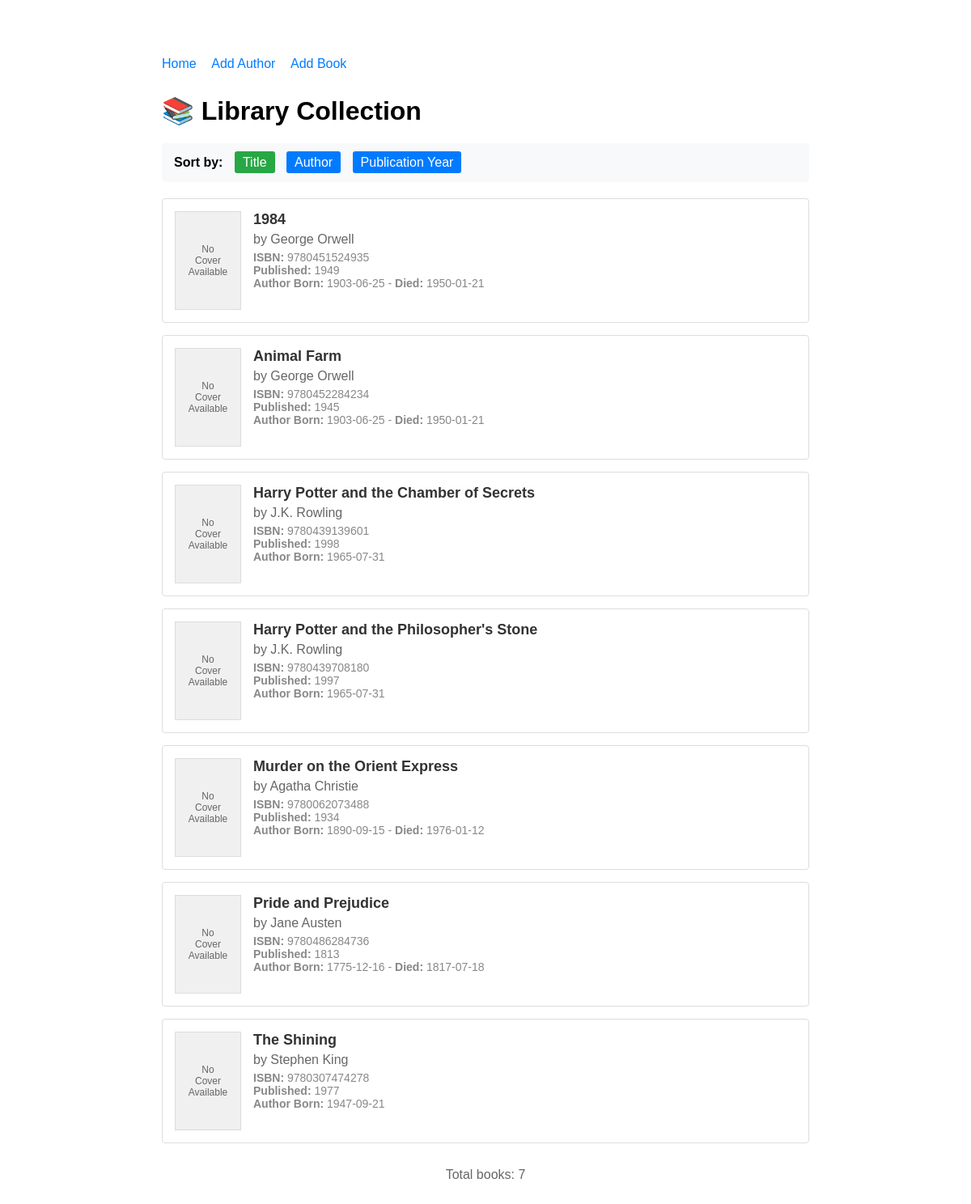
The page / on the database its author committed.
### data_models.py (models this page shows, shortened)
class Book(db.Model):
    id = db.Column(db.Integer, primary_key=True, autoincrement=True)
    isbn = db.Column(db.String(20), unique=True, nullable=False)
    title = db.Column(db.String(200), nullable=False)
    publication_year = db.Column(db.Integer)
    author_id = db.Column(db.Integer, db.ForeignKey('author.id'), nullable=False)

class Author(db.Model):
    id = db.Column(db.Integer, primary_key=True, autoincrement=True)
    name = db.Column(db.String(100), nullable=False)
    birth_date = db.Column(db.Date)
    date_of_death = db.Column(db.Date)
    books = db.relationship('Book', backref='author', lazy=True)

### app.py (the view)
@app.route('/')
def home():
    sort_by = request.args.get('sort', 'title')  # Default sort by title
    if sort_by == 'author':
        books = Book.query.join(Author).order_by(Author.name).all()
    elif sort_by == 'year':
        books = Book.query.order_by(Book.publication_year.desc()).all()
    else:  # default to title
        books = Book.query.order_by(Book.title).all()
    return render_template('home.html', books=books, current_sort=sort_by)

### templates/home.html (shortened to what this page needs)
<!DOCTYPE html>
<html lang="en">
<head>
</head>
<body>
    <div class="nav">
        <a href="/">Home</a>
        <a href="/add_author">Add Author</a>
        <a href="/add_book">Add Book</a>
    </div>
    <h1>📚 Library Collection</h1>
    <div class="sort-controls">
        <label>Sort by:</label>
        <a href="/?sort=title" class="{% if current_sort == 'title' %}active{% endif %}">Title</a>
        <a href="/?sort=author" class="{% if current_sort == 'author' %}active{% endif %}">Author</a>
        <a href="/?sort=year" class="{% if current_sort == 'year' %}active{% endif %}">Publication Year</a>
    </div>
    {% if books %}
        <div class="book-list">
            {% for book in books %}
            <div class="book-item">
                <div class="book-cover">
                </div>
                <div class="book-details">
                    <div class="book-title">{{ book.title }}</div>
                    <div class="book-author">by {{ book.author.name }}</div>
                    <div class="book-info">
                        <strong>ISBN:</strong> {{ book.isbn }}<br>
                        {% if book.publication_year %}
                            <strong>Published:</strong> {{ book.publication_year }}<br>
                        {% endif %}
                        {% if book.author.birth_date %}
                            <strong>Author Born:</strong> {{ book.author.birth_date.strftime('%Y-%m-%d') }}
                            {% if book.author.date_of_death %}
                                - <strong>Died:</strong> {{ book.author.date_of_death.strftime('%Y-%m-%d') }}
                            {% endif %}
                        {% endif %}
                    </div>
                </div>
            </div>
            {% endfor %}
        </div>
    {% else %}
        <div class="no-books">
            <h3>No books in the library yet!</h3>
            <p>Start by <a href="/add_author">adding an author</a> and then <a href="/add_book">add some books</a>.</p>
        </div>
    {% endif %}
    <div style="margin-top: 30px; text-align: center; color: #666;">
        <p>Total books: {{ books|length }}</p>
    </div>
</body>
</html>

### templates/home.html (style rules this page uses)
body { font-family: Arial, sans-serif; max-width: 800px; margin: 50px auto; padding: 20px; }
.nav { margin-bottom: 30px; }
.nav a { margin-right: 15px; text-decoration: none; color: #007bff; }
.sort-controls { margin-bottom: 20px; padding: 15px; background-color: #f8f9fa; border-radius: 4px; }
.sort-controls label { margin-right: 10px; font-weight: bold; }
.sort-controls a { margin-right: 10px; padding: 5px 10px; background-color: #007bff; color: white; text-decoration: none; border-radius: 3px; }
.sort-controls a.active { background-color: #28a745; }
.book-item { border: 1px solid #ddd; margin-bottom: 15px; padding: 15px; border-radius: 4px; display: flex; align-items: flex-start; }
.book-cover { width: 80px; height: 120px; margin-right: 15px; background-color: #f0f0f0; border: 1px solid #ddd; display: flex; align-items: center; justify-content: center; color: #666; font-size: 12px; text-align: center; }
.book-details { flex-grow: 1; }
.book-title { font-size: 18px; font-weight: bold; margin-bottom: 5px; color: #333; }
.book-author { color: #666; margin-bottom: 5px; }
.book-info { font-size: 14px; color: #888; }

### rows shown on the page
Book: title "1984", author.name "George Orwell", isbn "9780451524935", publication_year "1949", author.birth_date "1903-06-25", author.date_of_death "1950-01-21"
Book: title "Animal Farm", author.name "George Orwell", isbn "9780452284234", publication_year "1945", author.birth_date "1903-06-25", author.date_of_death "1950-01-21"
Book: title "Harry Potter and the Chamber of Secrets", author.name "J.K. Rowling", isbn "9780439139601", publication_year "1998", author.birth_date "1965-07-31"
Book: title "Harry Potter and the Philosopher's Stone", author.name "J.K. Rowling", isbn "9780439708180", publication_year "1997", author.birth_date "1965-07-31"
Book: title "Murder on the Orient Express", author.name "Agatha Christie", isbn "9780062073488", publication_year "1934", author.birth_date "1890-09-15", author.date_of_death "1976-01-12"
Book: title "Pride and Prejudice", author.name "Jane Austen", isbn "9780486284736", publication_year "1813", author.birth_date "1775-12-16", author.date_of_death "1817-07-18"
Book: title "The Shining", author.name "Stephen King", isbn "9780307474278", publication_year "1977", author.birth_date "1947-09-21"

### other values the page prints
{{ books|length }} "7"
